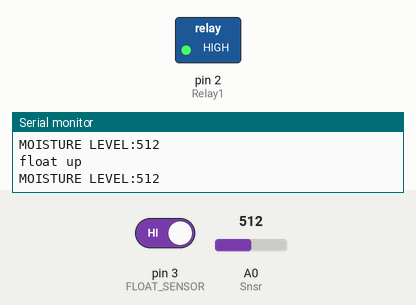
Recording of a sketch running on a simulated Arduino Uno, built with avr-gcc and run on an emulated ATmega328P. On the bench: switched loads named in the sketch (green lamp = pin HIGH), the last lines printed to the serial monitor. Dashed ring = blinking. The inputs (shaded band) are chosen by the test bench; at power-on: A0 (Snsr) = 512, pin 3 (FLOAT_SENSOR) HIGH.

Above: at 1.7 s.
1.8 s: A0 (Snsr) set to 523
3.7 s: A0 (Snsr) set to 539
At 5.3 s:
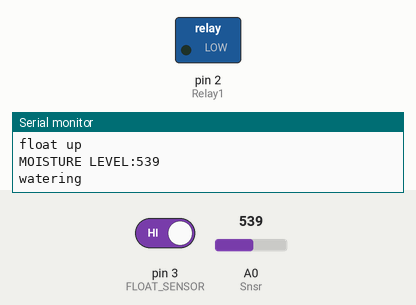
7.8 s: pin 3 (FLOAT_SENSOR) driven LOW
At 8.6 s:
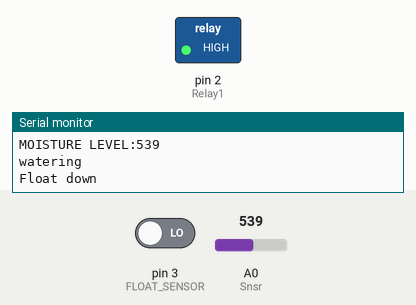
11.0 s: pin 3 (FLOAT_SENSOR) driven HIGH
At 14.9 s:
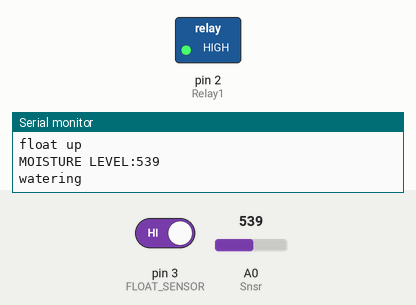
15.1 s: A0 (Snsr) set to 520
At 15.7 s:
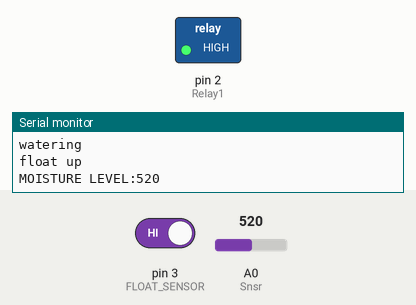
Timing chart, 0 to 17.6 s (numbered marks = the images above; inputs shaded):
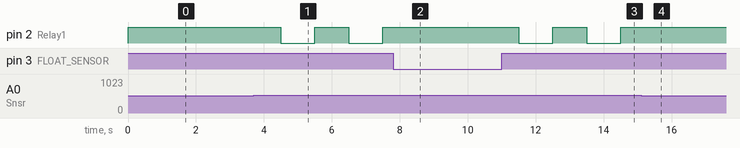

Measured:
- the behaviour switches between 530 and 531 on A0 (Snsr) (found by bisection; images 0 and 1)
- after the input at 3.7 s, pin 2 (Relay1): alternates HIGH for 1.0 s and LOW for 1.0 s, starting after 0.80 s
- after the input at 7.8 s, pin 2 (Relay1): stays HIGH (without the input it goes to LOW after 0.70 s)
- after the input at 11.0 s, pin 2 (Relay1): alternates HIGH for 1.0 s and LOW for 1.0 s, starting after 0.50 s
- after the input at 15.1 s, pin 2 (Relay1): stays HIGH (without the input it goes to LOW after 0.41 s)

The sketch:

1chnl_plant_water_v2.ino
```cpp
int Relay1 = 2;
int Snsr = A0;
float value1 = 0;
#define FLOAT_SENSOR 3

void setup() {
  Serial.begin(9600);
  pinMode(Relay1, OUTPUT);
  pinMode(Snsr, INPUT);
  pinMode(FLOAT_SENSOR, INPUT_PULLUP);

  digitalWrite(Relay1, HIGH);
  delay(500);
}
void loop() {
  if (digitalRead(FLOAT_SENSOR) == HIGH)
  {
    Serial.println("float up");
    RunPump();
  }
else
{
  Serial.println("Float down");
  delay (1000);
}

}
void RunPump()
{
  Serial.print("MOISTURE LEVEL:");
  int ML = analogRead(Snsr);
  Serial.println(ML);
  if (ML > 530)
  {
    digitalWrite(Relay1, LOW);
    Serial.println("watering");
    delay(1000);
    digitalWrite(Relay1, HIGH);
  }
  else
  {

    digitalWrite(Relay1, HIGH);
  }
  Serial.println();
  delay(1000);

}
```
